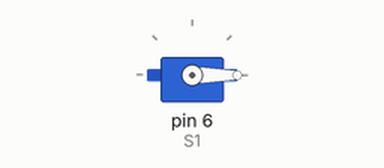
Bench run of a sketch on a simulated Arduino Uno, built with avr-gcc and run on an emulated ATmega328P. Shown: servo.

Above: at 0.05 s.
Timing chart, 0 to 3.0 s (numbered marks = the images above):
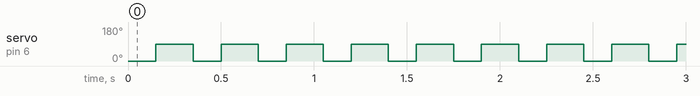

The sketch:

motor.ino
```cpp
#include <Servo.h>
Servo S1;
void setup() {
  S1.attach(6);
  // put your setup code here, to run once:

}

void loop() {
  S1.write(0);
  delay(150);
  S1.write(90);
  delay(200);
  // put your main code here, to run repeatedly:

}
```

Measured:
- by itself, servo on pin 6 (S1): alternates 90° for 0.20 s and 0° for 0.15 s
